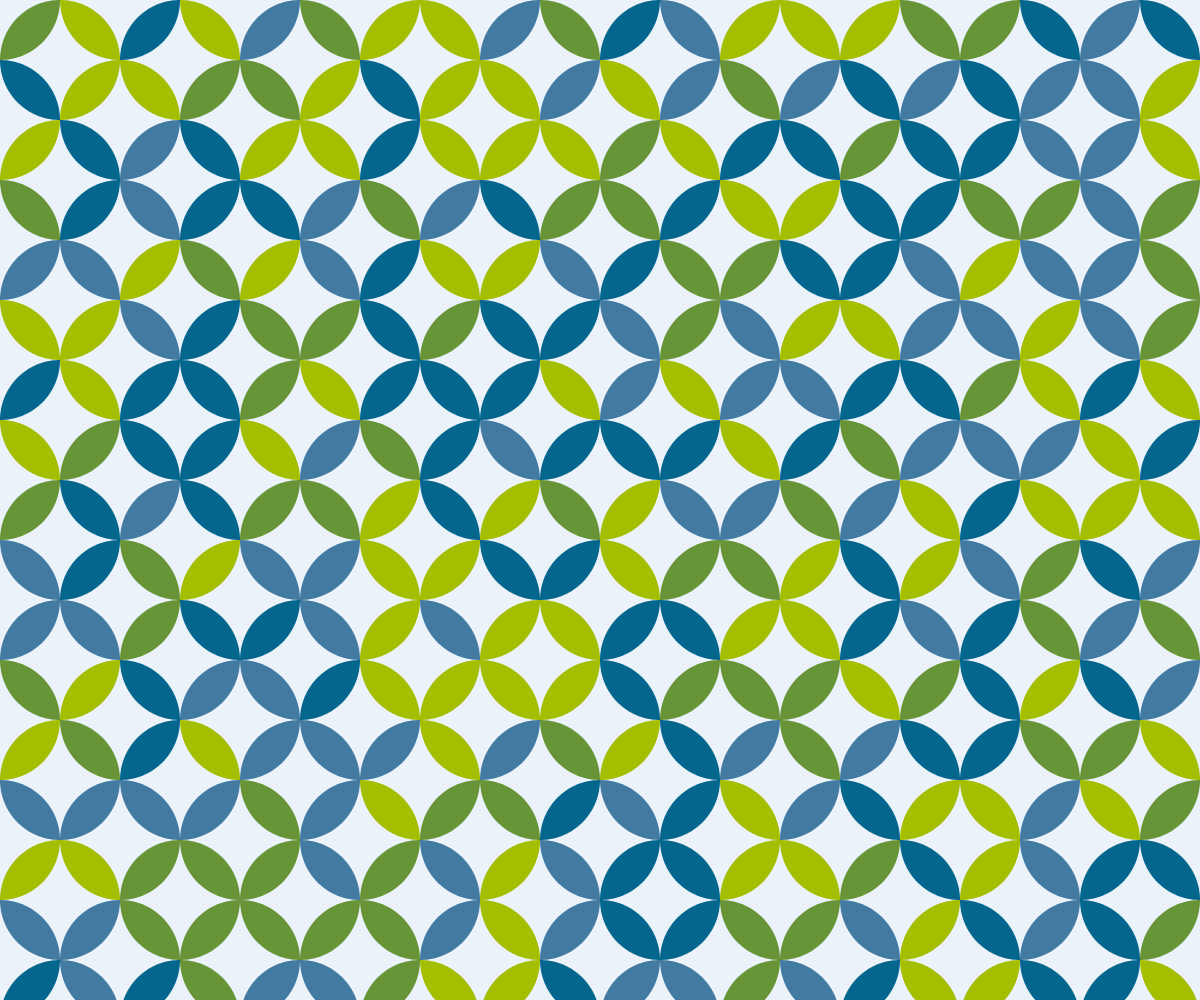
Frame 1 (no input)
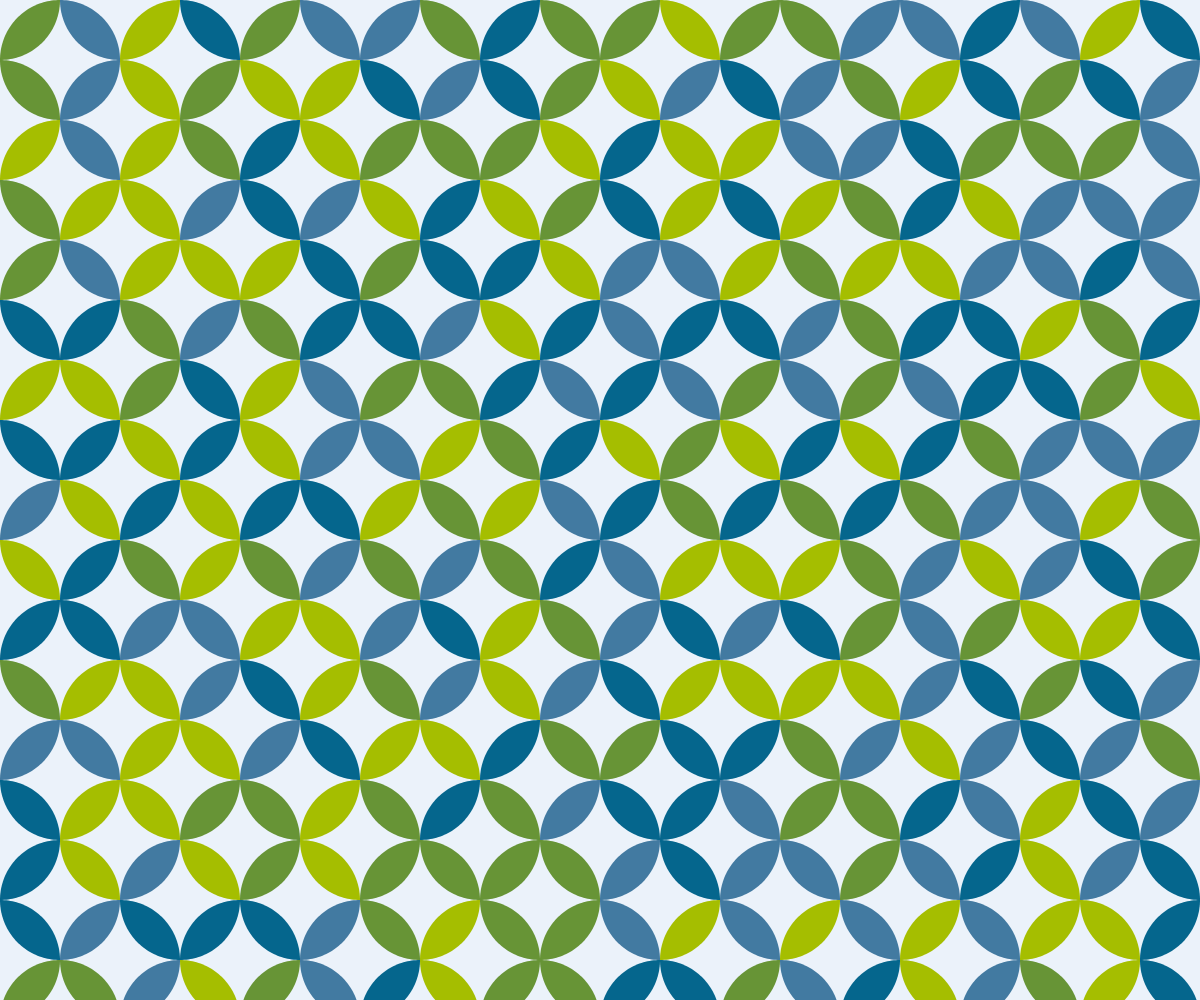
Frame 2 (the mouse pressed at the canvas centre, redrawn once)

The p5.js sketch that drew these frames (run headless with seeded random() and noise() and a simulated clock; the mouse was pressed at the canvas centre and the sketch redrawn once):

// p5.js sketch
// ── sketch.js
"use strict"

const COLORS = ["#05668D", "#427AA1", "#679436", "#A5BE00"];
const COLOR_A = "#EBF2FA";

function setup(){
	createCanvas(windowWidth, windowHeight);
	angleMode(DEGREES); rectMode(CENTER);
	textAlign(CENTER, CENTER); textSize(14);
	noLoop();
	noSmooth();
}

function draw(){
	background(COLOR_A);
	const len  = 120;
	const rows = floor(height / len) + 2;
	const cols = floor(width / len) + 2;
	for(let c=0; c<cols; c++){
		for(let r=0; r<rows; r++){
			const x = c * len;
			const y = r * len;
			drawRing(x, y, len);
		}
	}
}

function drawRing(x, y, len){
	noFill();
	noStroke();

	push();
	translate(x, y);
	drawLeaf(0, len/2);
	drawLeaf(90, len/2);
	drawLeaf(180, len/2);
	drawLeaf(270, len/2);
	pop();
}

function drawLeaf(r, len){
	fill(getColor());
	noStroke();

	rotate(r);
	beginShape();
	for(let i=0; i<90; i+=2){
		const x = len * cos(i);
		const y = len * sin(i);
		vertex(x, y);
	}
	for(let i=180; i<270; i+=2){
		const x = len * cos(i) + len;
		const y = len * sin(i) + len;
		vertex(x, y);
	}
	endShape();
}

function getColor(){
	return COLORS[floor(random()*COLORS.length)];
}
